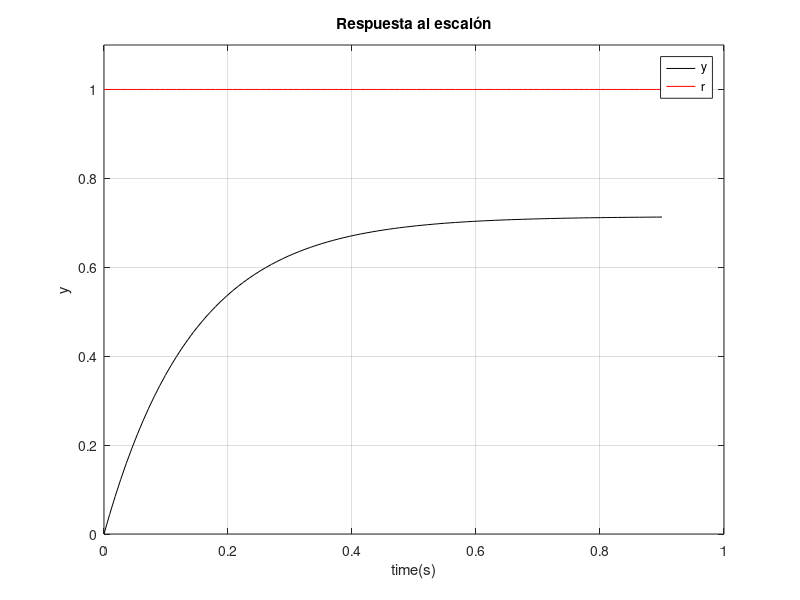
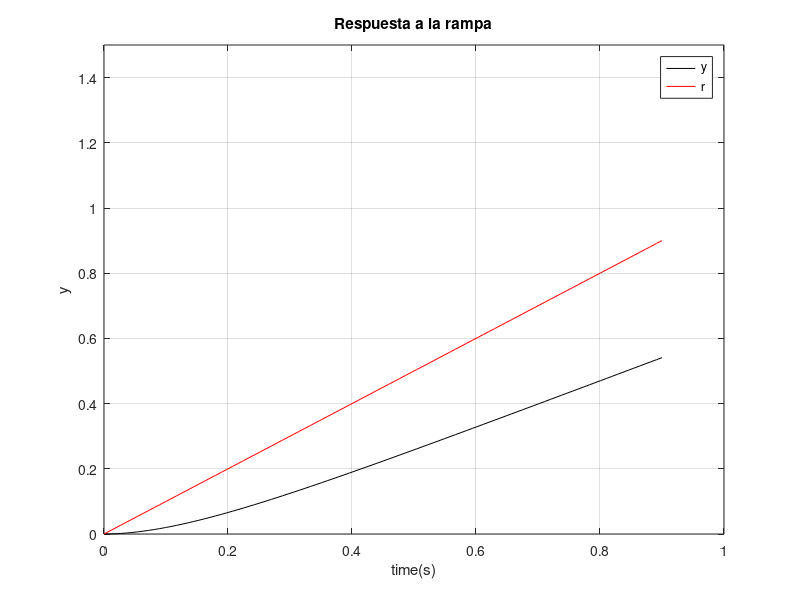
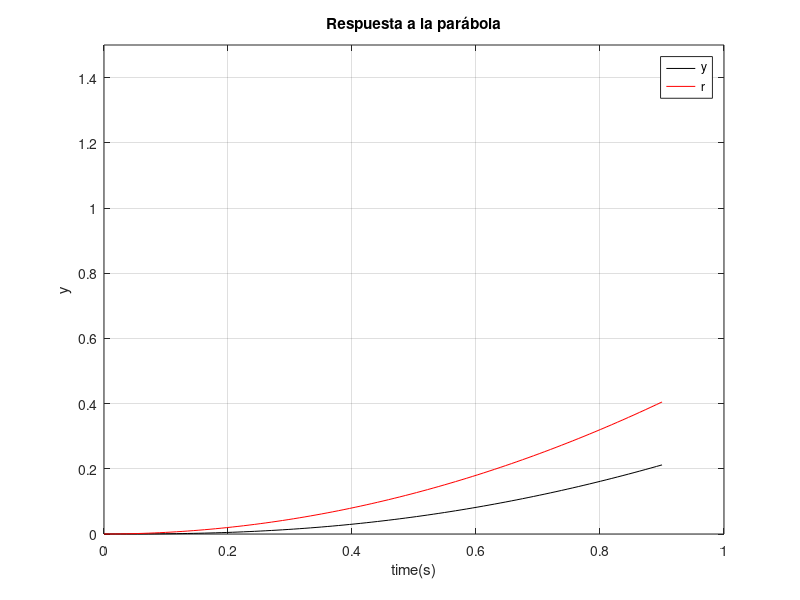
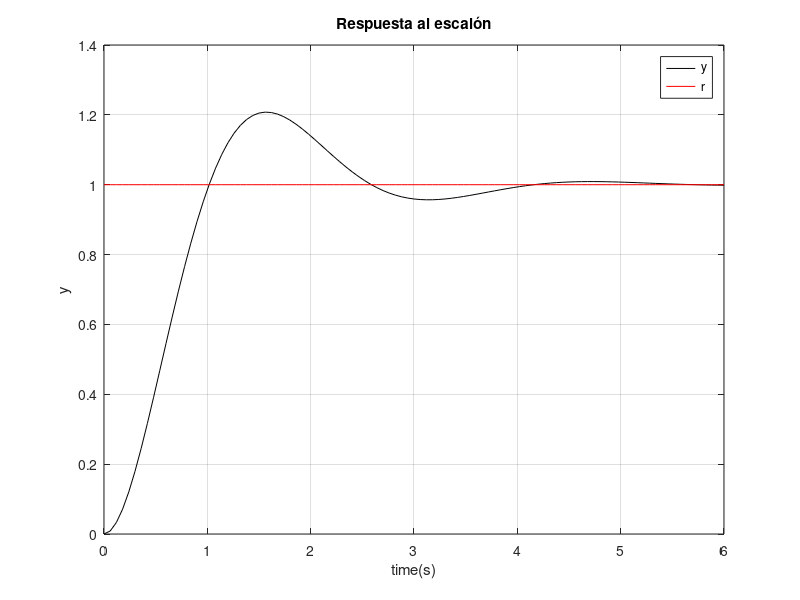

The MATLAB script that drew these images, in order:
clc
clear
close all

%----------sistema tipo 0-------------

G = tf(5,[1 2]);
%G = tf(5/2,[1/2 1]);
H = tf(1,1);

h_0= feedback(G,H);

[y t]=step(h_0);

figure
plot(t,y,'k')
r = ones(length(y),1);
hold on
plot(t,r, 'r')
ylim([0 1.1])
grid on
xlabel('time(s)')
ylabel('y')
title('Respuesta al escalón')
legend('y','r')

%x = [1,1]/1.4;
%y = [0.93,0.7]/1.1;
%a = annotation('doublearrow',x,y,'$e_{ss}=\frac{1}{1+k}$','Interpreter','latex');%,'X',[1.1/1.4 1.1/1.4],'Y',[0.8 0.8]/1.1);
%a.X=[1.1,1.1]/1.4;
%a.Y=[0.8,0.7]/1.1;
%x = [1.1,1.1]/1.4;
%y = [0.8,0.7]/1.1;
%a = annotation('textarrow',x,y,'String',);%, 'Position',[0.2 0.2 0.3 0.1]);

%------respuesta a la rampa-----


[y t]=step(h_0*tf(1,[1 0])); %agrego un polo para usar step
x=1*t;

figure
plot(t,y,'k')
hold on
plot(t,x, 'r')
ylim([0 1.5])
%xlim([0 1.4])
grid on
xlabel('time(s)')
ylabel('y')
title('Respuesta a la rampa')
legend('y','r')

%------respuesta a la parabola-----
[y t]=step(h_0*tf(1,[1 0 0])); %agrego dos polos para usar step
x=0.5*t.^2;

figure
plot(t,y,'k')
hold on
plot(t,x, 'r')
ylim([0 1.5])
%xlim([0 1.4])
grid on
xlabel('time(s)')
ylabel('y')
title('Respuesta a la parábola')
legend('y','r')

%$e_{ss}=\infty$


%----------sistema tipo 1-------------

G = tf(5,[1 2 0]);
%G = tf(5/2,[1/2 1]);
H = tf(1,1);

h_0= feedback(G,H);

[y t]=step(h_0);

figure
plot(t,y,'k')
r = ones(length(y),1);
hold on
plot(t,r, 'r')
%ylim([0 1.1])
grid on
xlabel('time(s)')
ylabel('y')
title('Respuesta al escalón')
legend('y','r')

%x = [1,1]/1.4;
%y = [0.93,0.7]/1.1;
%a = annotation('doublearrow',x,y,'$e_{ss}=\frac{1}{1+k}$','Interpreter','latex');%,'X',[1.1/1.4 1.1/1.4],'Y',[0.8 0.8]/1.1);
%a.X=[1.1,1.1]/1.4;
%a.Y=[0.8,0.7]/1.1;
%x = [1.1,1.1]/1.4;
%y = [0.8,0.7]/1.1;
%a = annotation('textarrow',x,y,'String',);%, 'Position',[0.2 0.2 0.3 0.1]);

%------respuesta a la rampa-----

[y t]=step(h_0*tf(6,[1 0])); %agrego un polo para usar step
x=6*t;

figure
plot(t,y,'k')
hold on
plot(t,x, 'r')
%ylim([0 1.5])
xlim([0 10])
grid on
xlabel('time(s)')
ylabel('y')
title('Respuesta a la rampa')
legend('y','r')

%------respuesta a la parabola-----

[y t]=step(h_0*tf(1,[1 0 0])); %agrego dos polos para usar step
x=0.5*t.^2;

figure
plot(t,y,'k')
hold on
plot(t,x, 'r')
%ylim([0 1.5])
xlim([0 10])
grid on
xlabel('time(s)')
ylabel('y')
title('Respuesta a la parábola')
legend('y','r')

%$e_{ss}=\infty$

%----------sistema tipo 2-------------

G = tf(5,[1 12])*tf([1 1],[1 0 0])*tf(1,[1 5]);
%G = tf(5/2,[1/2 1]);
H = tf(1,1);

h_0= feedback(G,H);

[y t]=step(h_0);

figure
plot(t,y,'k')
r = ones(length(y),1);
hold on
plot(t,r, 'r')
%ylim([0 1.1])
grid on
xlabel('time(s)')
ylabel('y')
title('Respuesta al escalón')
legend('y','r')

%x = [1,1]/1.4;
%y = [0.93,0.7]/1.1;
%a = annotation('doublearrow',x,y,'$e_{ss}=\frac{1}{1+k}$','Interpreter','latex');%,'X',[1.1/1.4 1.1/1.4],'Y',[0.8 0.8]/1.1);
%a.X=[1.1,1.1]/1.4;
%a.Y=[0.8,0.7]/1.1;
%x = [1.1,1.1]/1.4;
%y = [0.8,0.7]/1.1;
%a = annotation('textarrow',x,y,'String',);%, 'Position',[0.2 0.2 0.3 0.1]);

%------respuesta a la rampa-----

[y t]=step(h_0*tf(6,[1 0])); %agrego un polo para usar step
x=6*t;

figure
plot(t,y,'k')
hold on
plot(t,x, 'r')
%ylim([0 1.5])
xlim([0 200])
grid on
xlabel('time(s)')
ylabel('y')
title('Respuesta a la rampa')
legend('y','r')

% create a new pair of axes inside current figure
axes('position',[.65 .175 .25 .25])
box on % put box around new pair of axes
indexOfInterest = (t < 200) & (t > 198); % range of t near perturbation
plot(t(indexOfInterest),y(indexOfInterest),'k') % plot on new axes
hold on
plot(t(indexOfInterest),x(indexOfInterest),'r') % plot on new axes
grid on

%------respuesta a la parabola-----

[y t]=step(h_0*tf(1,[1 0 0])); %agrego dos polos para usar step
x=0.5*t.^2;

figure
plot(t,y,'k')
hold on
plot(t,x, 'r')
%ylim([0 1.5])
xlim([0 200])
grid on
xlabel('time(s)')
ylabel('y')
title('Respuesta a la parábola')
legend('y','r')

% create a new pair of axes inside current figure
axes('position',[.65 .175 .25 .25])
box on % put box around new pair of axes
indexOfInterest = (t < 200) & (t > 198); % range of t near perturbation
plot(t(indexOfInterest),y(indexOfInterest),'k') % plot on new axes
hold on
plot(t(indexOfInterest),x(indexOfInterest),'r') % plot on new axes
grid on

%$e_{ss}=\infty$